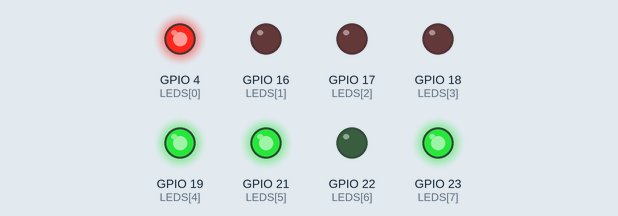
Bench run of a sketch on a simulated ESP32. Shown: output pins drawn as LEDs (lit = HIGH). What the sketch prints to the serial monitor is not drawn.

Above: at 0.7 s.
At 2.2 s:
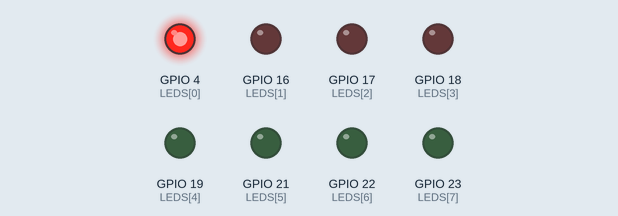
At 3.7 s:
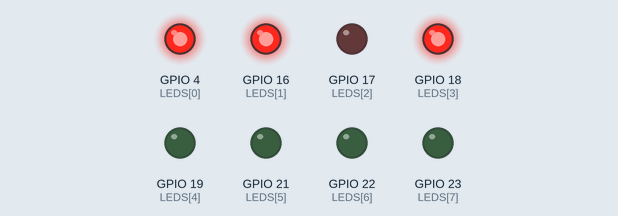
Timing chart, 0 to 5.2 s (numbered marks = the images above):
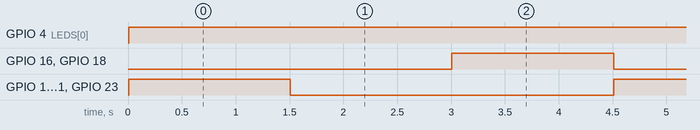

Measured:
- by itself, GPIO 4 (LEDS[0]): LOW → HIGH at 0.01 s
- by itself, GPIO 16 (LEDS[1]), GPIO 18 (LEDS[3]), GPIO 19 (LEDS[4]), GPIO 21 (LEDS[5]), GPIO 23 (LEDS[7]): alternates HIGH for 1.5 s and LOW for 3.0 s
- by itself, everything shown: repeats every 4.5 s, in 3 steps

The sketch:

sketch.ino
```cpp
// Clase 5 - Ejercicio 4 (solución): separar un byte en sus dos nibbles
//   nibble bajo = bits 0..3 -> máscara 0x0F (00001111)
//   nibble alto = bits 4..7 -> primero >> 4, después máscara 0x0F
// Cada nibble es un dígito hexadecimal.

#include <Arduino.h>

const int LEDS[8] = {4, 16, 17, 18, 19, 21, 22, 23};  // L0 ... L7

void mostrarByte(uint8_t valor) {
  for (int i = 0; i < 8; i++) {
    digitalWrite(LEDS[i], (valor >> i) & 1);
  }
}

void imprimirBinario(uint8_t valor) {
  for (int i = 7; i >= 0; i--) {
    Serial.printf("%d", (valor >> i) & 1);
  }
}

void setup() {
  Serial.begin(115200);
  for (int i = 0; i < 8; i++) {
    pinMode(LEDS[i], OUTPUT);
  }
}

void loop() {
  uint8_t x = 0xB1;                        // 1011 0001

  uint8_t bajo = x & 0x0F;                 // 0000 0001 = 0x1
  uint8_t alto = (x >> 4) & 0x0F;          // 0000 1011 = 0xB
  uint8_t soloAlto = x & 0xF0;             // 1011 0000: el alto, en su lugar

  Serial.printf("x          = "); imprimirBinario(x);        Serial.printf("  0x%02X\n", x);
  Serial.printf("x & 0x0F   = "); imprimirBinario(bajo);     Serial.printf("  nibble bajo = %X\n", bajo);
  Serial.printf("(x>>4)&0x0F= "); imprimirBinario(alto);     Serial.printf("  nibble alto = %X\n", alto);
  Serial.printf("x & 0xF0   = "); imprimirBinario(soloAlto); Serial.printf("\n\n");

  // En los LEDs: primero el byte entero, después cada nibble (en L0..L3)
  mostrarByte(x);
  delay(1500);
  mostrarByte(bajo);
  delay(1500);
  mostrarByte(alto);
  delay(1500);
}
```
